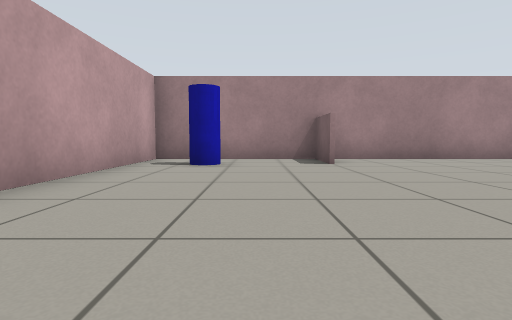
View 1 (above)

21 first-person views from a walk through a world built for the Gazebo simulator. The camera is 0.5 m above the floor, tilts 4° down and sees 80° across. The floor is counted in squares, 1 m on a side. Each view is taken from the middle of a square. On the plan, view 1 faces up. The plan holds only what a view shows up to about 9 squares ahead; the rest is blank.

View 2
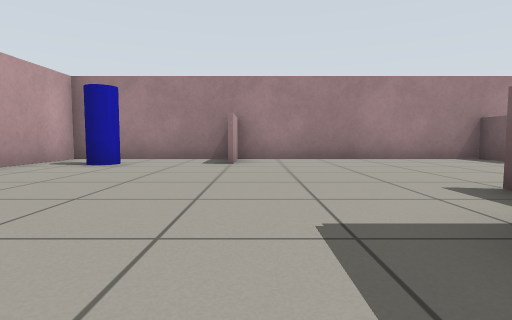

View 3
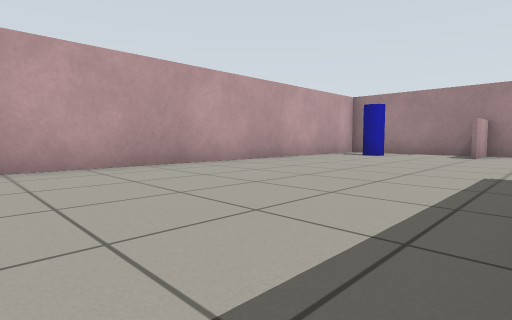

View 4
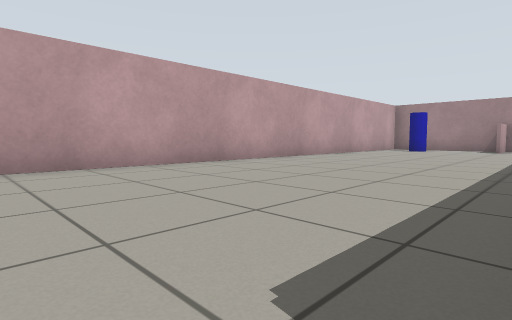

View 5
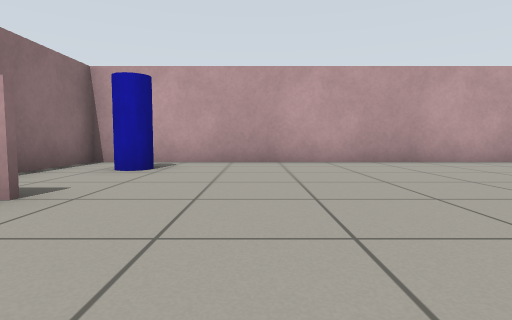

View 6
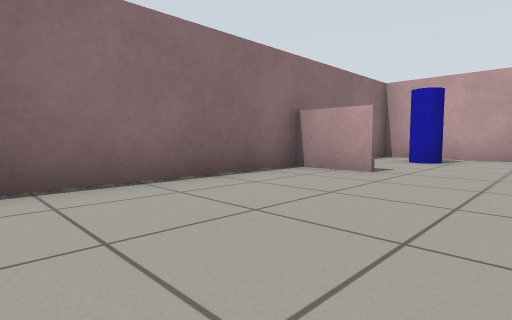

View 7
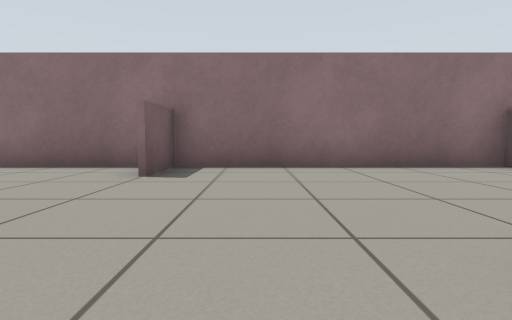

View 8
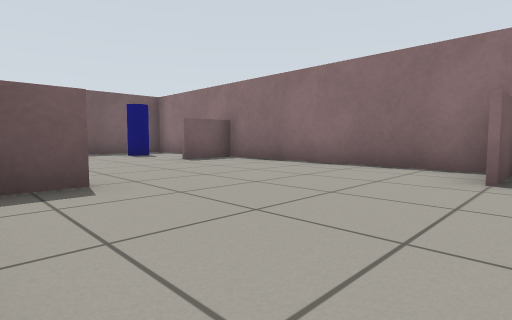

View 9
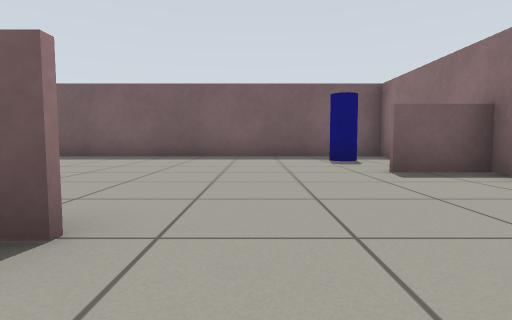

View 10
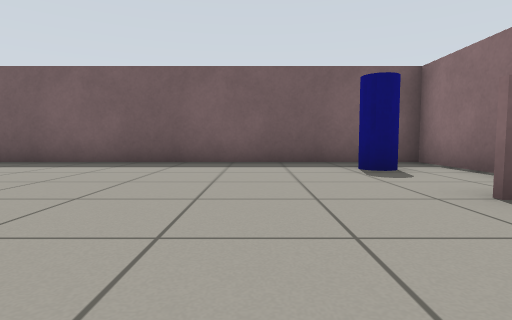

View 11
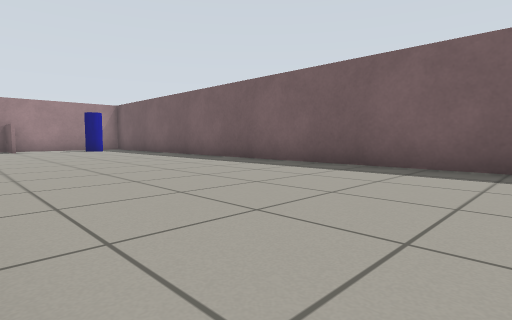

View 12
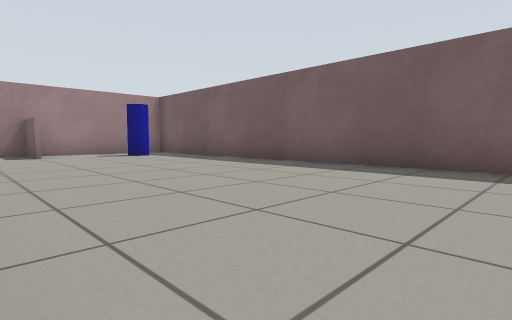

View 13
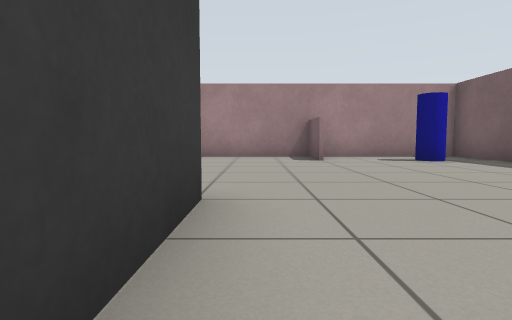

View 14
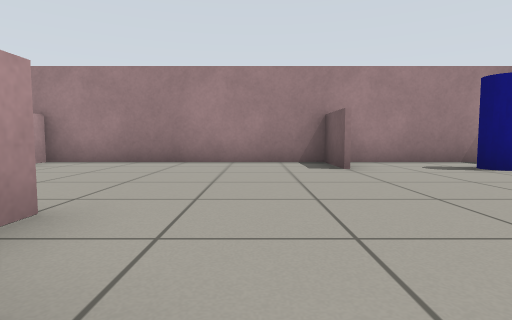

View 15
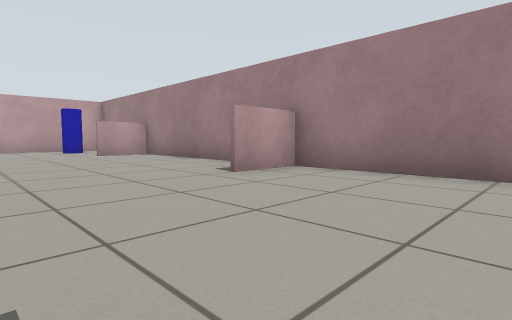

View 16
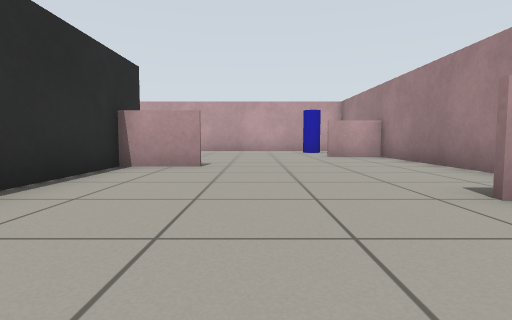

View 17
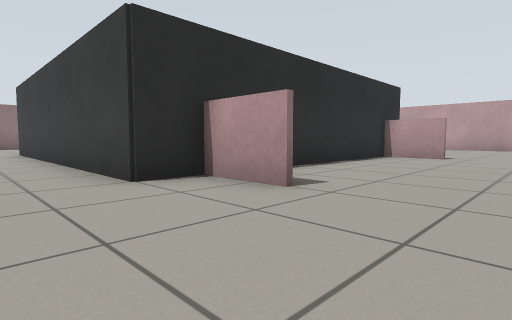

View 18
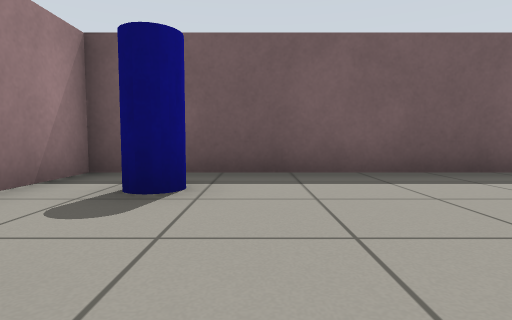

View 19
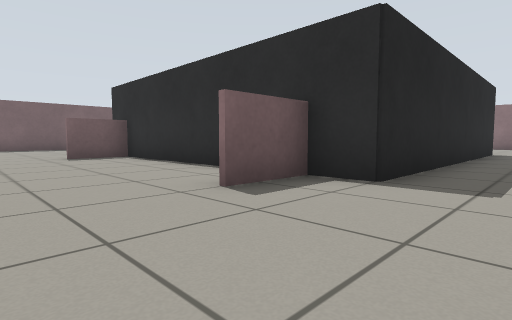

View 20
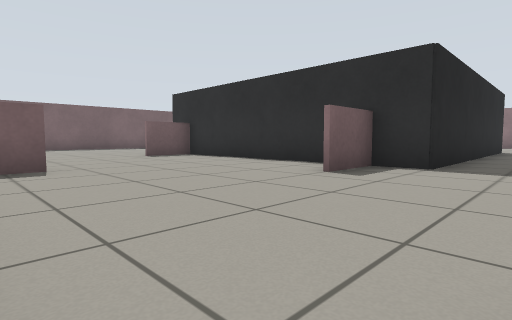

View 21
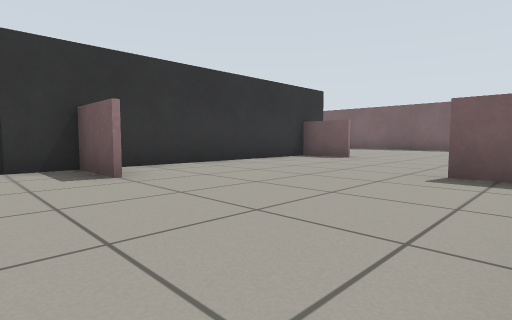

### Floor plan
Points are (right, up) in squares from view 1. A wall is a line through its corners. A room is listed if a view was taken in it or the views show most of it. See-through windows are left out.
Room 1 (views 1, 2, 3, 4, 5, 6, 7, 8, 9, 10, 11, 12, 13, 14, 15, 16, 17, 18, 19, 20, 21)
walls: (10.4, -8.1) (10.4, -6.6) (3.4, -6.6) (3.4, 1.5) (11.6, 1.5) (11.6, -6.5); (4.4, -8.1) (4.4, -6.5); (7.4, -12.5) (7.4, -11); (1.5, -10.9) (1.5, -12.5); (13.5, -12.5) (13.5, -11); (4.4, 1.5) (4.4, 3); (10.5, 3.1) (10.5, 1.5); (4.5, 3.1) (4.5, 1.5); (17.5, -12.4) (17.5, 7.5) (-2.4, 7.5) (-2.4, -12.4) (17.5, -12.4); (7.4, 5.9) (7.4, 7.5); (7.6, 7.5) (7.6, 6); (1.5, 6) (1.5, 7.5)
low walls: (10.4, 1.5) (10.4, 3); (13.5, 6) (13.5, 7.5); (1.5, 7.5) (1.5, 6)
objects: blue cylinder (-1, -11); blue cylinder (-1, 6); blue cylinder (16, -11); blue cylinder (16, 6)

Where each view was taken, in squares from view 1:
view 1: 0 up, 0 right, facing up
view 2: 0 up, 2 right, facing up
view 3: 3 down, 3 right, facing up-left
view 4: 7 down, 3 right, facing up-left
view 5: 9 down, 4 right, facing left
view 6: 9 down, 6 right, facing down-left
view 7: 7 down, 6 right, facing down
view 8: 7 down, 7 right, facing down-right
view 9: 9 down, 9 right, facing right
view 10: 9 down, 11 right, facing right
view 11: 7 down, 12 right, facing up-right
view 12: 3 down, 12 right, facing up-right
view 13: 1 down, 12 right, facing up
view 14: 1 up, 12 right, facing up
view 15: 3 up, 11 right, facing up-left
view 16: 4 up, 10 right, facing left
view 17: 5 up, 13 right, facing down-left
view 18: 5 up, 13 right, facing right
view 19: 5 up, 2 right, facing down-right
view 20: 7 up, 2 right, facing down-right
view 21: 12 down, 3 right, facing up-right
